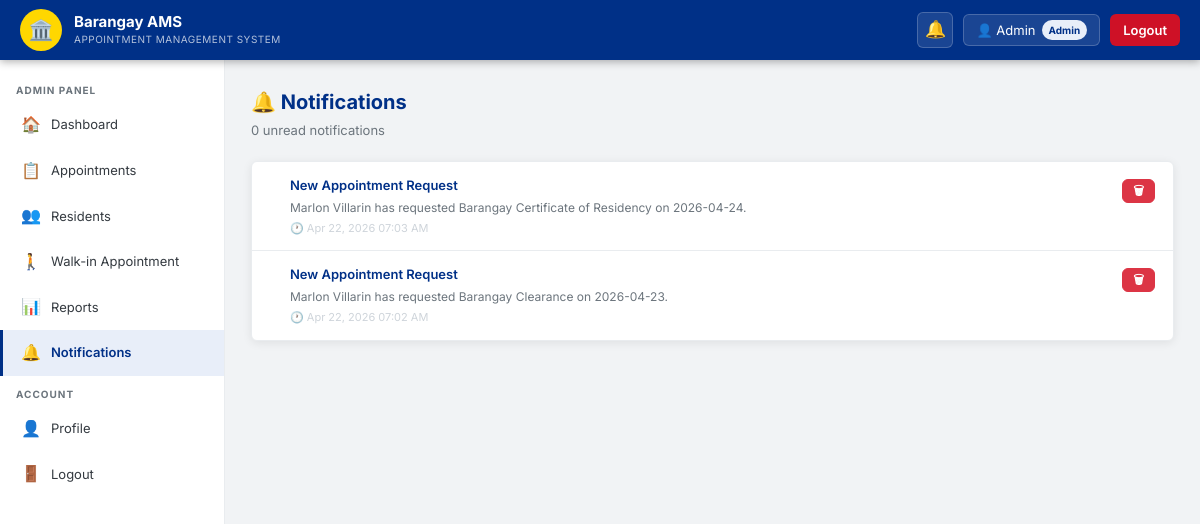
/notifications.php (signed in), run on an earlier commit of the app's database.
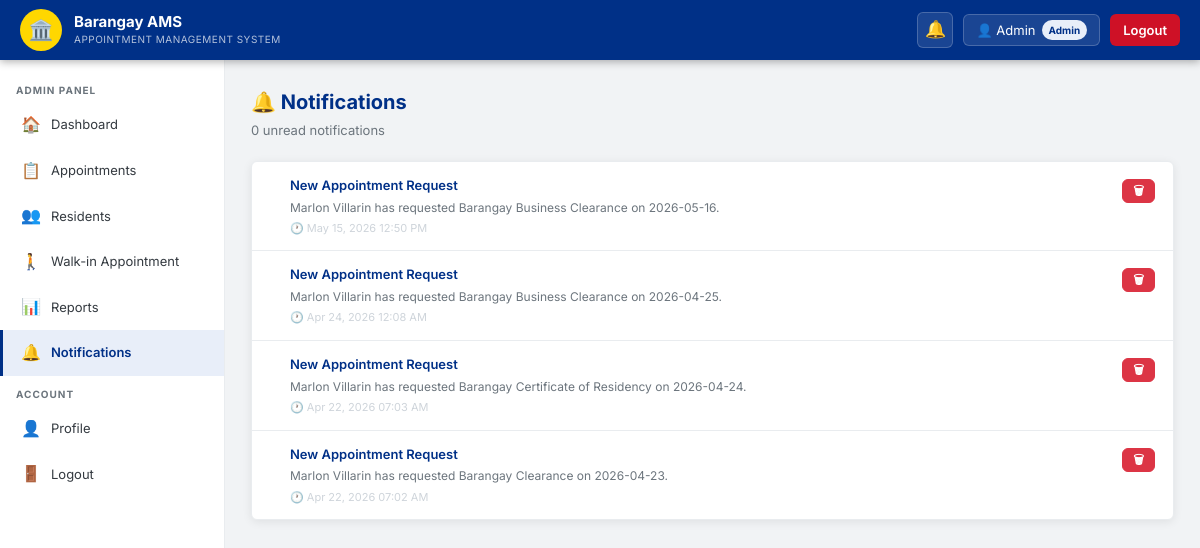
And on a later commit of the database.
### tables this page shows
CREATE TABLE `notifications` (
  `id` int(11) NOT NULL,
  `user_id` int(11) NOT NULL,
  `title` varchar(200) NOT NULL,
  `message` text NOT NULL,
  `is_read` tinyint(1) DEFAULT 0,
  `created_at` timestamp NOT NULL DEFAULT current_timestamp()
);

### includes/auth.php (called while the page is built, shortened)
<?php
function isLoggedIn()
{
    return isset($_SESSION['user_id']);
}
function isAdmin()
{
    return isset($_SESSION['role']) && $_SESSION['role'] === 'admin';
}
function e($s)
{
    return htmlspecialchars($s, ENT_QUOTES, 'UTF-8');
}

### notifications.php (the view, shortened to what this page needs)
<?php
require_once 'includes/db.php';
require_once 'includes/auth.php';
$uid = $_SESSION['user_id'];
$res = $conn->query("SELECT * FROM notifications WHERE user_id=$uid ORDER BY created_at DESC");
$notifs = $res->fetch_all(MYSQLI_ASSOC);
$unread_count = count(array_filter($notifs, fn($n) => !$n['is_read']));
?>
<?php require_once 'includes/header.php'; ?>
<div class="page-hdr">
  <div>
    <div class="page-title">🔔 Notifications</div>
    <div class="page-sub"><?= $unread_count ?> unread notification<?= $unread_count != 1 ? 's' : '' ?></div>
  </div>
</div>
<div class="card">
  <?php if (empty($notifs)): ?>
    <div style="text-align:center;padding:50px 20px;color:#6c757d;">
      <div style="font-size:48px;margin-bottom:12px;">🔔</div>
      <div style="font-weight:600;font-size:16px;color:#343a40;margin-bottom:6px;">No Notifications</div>
      <p style="font-size:13px;">You have no notifications yet.</p>
    </div>
  <?php else: ?>
    <?php foreach ($notifs as $n): ?>
      <div class="notif-item <?= !$n['is_read'] ? 'unread' : '' ?>" style="display:flex;align-items:flex-start;justify-content:space-between;gap:12px;">
        <div style="display:flex;gap:12px;align-items:flex-start;flex:1;">
          <div style="flex:1;">
            <div class="ntitle"><?= e($n['title']) ?></div>
            <div class="nmsg"><?= e($n['message']) ?></div>
            <div class="ntime">🕐 <?= date('M d, Y h:i A', strtotime($n['created_at'])) ?></div>
          </div>
        </div>
        <div style="display:flex;gap:6px;flex-shrink:0;margin-top:4px;">
          <a href="notifications.php?del=<?= $n['id'] ?>" class="btn btn-danger btn-sm"
             onclick="return confirm('Delete this notification?')" title="Delete">🗑</a>
        </div>
      </div>
    <?php endforeach; ?>
  <?php endif; ?>
</div>
<?php require_once 'includes/footer.php'; ?>

### includes/header.php (shortened to what this page needs)
<?php
$cur = basename($_SERVER['PHP_SELF']);
$isAd = strpos($_SERVER['PHP_SELF'], '/admin/') !== false;
$base = $isAd ? '../' : '';
?>
<!DOCTYPE html>
<html lang="en">
<head>
  <link rel="stylesheet" href="<?= $base ?>assets/css/style.css">
  <link rel="stylesheet" href="https://cdn.datatables.net/1.13.6/css/jquery.dataTables.min.css">
</head>
<body>
  <header class="header no-print">
    <div class="brand">
      <div class="brand-logo">🏛️</div>
      <div>
        <h1>Barangay AMS</h1>
        <small>Appointment Management System</small>
      </div>
    </div>
    <div class="hdr-right">
      <?php if (isLoggedIn()): ?>
        <a href="<?= $base ?>notifications.php" class="notif-btn" title="Notifications">
          🔔
        </a>
        <a href="<?= $base ?>profile.php" class="user-chip">
          👤 <?= e($_SESSION['name']) ?>
          <?php if (isAdmin()): ?><span class="badge badge-admin"
              style="font-size:10px;padding:2px 7px;">Admin</span><?php endif; ?>
        </a>
        <a href="<?= $base ?>logout.php" class="btn-logout">Logout</a>
      <?php endif; ?>
    </div>
  </header>
  <div class="layout">
    <nav class="sidebar no-print">
      <?php if (isAdmin()): ?>
        <div class="sidebar-section">Admin Panel</div>
        <a href="/brgy_ams/admin/index.php" class="<?= $cur === 'index.php' && $isAd ? 'active' : '' ?>"><span
            class="icon">🏠</span> Dashboard</a>
        <a href="/brgy_ams/admin/all_appointments.php" class="<?= $cur === 'all_appointments.php' ? 'active' : '' ?>">
          <span class="icon">📋</span> Appointments
        </a>
        <a href="/brgy_ams/admin/residents.php" class="<?= $cur === 'residents.php' ? 'active' : '' ?>"><span
            class="icon">👥</span> Residents</a>
        <a href="/brgy_ams/admin/walkin.php" class="<?= $cur === 'walkin.php' ? 'active' : '' ?>">
          <span class="icon">🚶</span> Walk-in Appointment</a>
        <a href="/brgy_ams/admin/reports.php" class="<?= $cur === 'reports.php' ? 'active' : '' ?>"><span
            class="icon">📊</span>
          Reports</a>
        <a href="/brgy_ams/notifications.php" class="<?= $cur === 'notifications.php' && !$isAd ? 'active' : '' ?>">
          <span class="icon">🔔</span> Notifications
        </a>
      <?php endif; ?>
      <div class="sidebar-section">Account</div>
      <a href="<?= $base ?>profile.php" class="<?= $cur === 'profile.php' ? 'active' : '' ?>"><span
          class="icon">👤</span>
        Profile</a>
      <a href="<?= $base ?>logout_confirm.php"><span class="icon">🚪</span> Logout</a>
    </nav>
    <main class="main">

### includes/footer.php (shortened to what this page needs)
</main>
</div>
</body>
</html>

### assets/css/style.css (style rules this page uses)
*, *::before, *::after { box-sizing: border-box; margin: 0; padding: 0; }
:root { --navy: #003087; --navy2: #001f5b; --gold: #FFD700; --gold2: #e6c200; --red: #CE1126; --white: #fff; --g50: #f8f9fa; --g100: #f1f3f5; --g200: #e9ecef; --g400: #ced4da; --g600: #6c757d; --g800: #343a40; --green: #198754; --blue: #0d6efd; --orange: #fd7e14; --danger: #dc3545; --shadow: 0 2px 10px rgba(0, 0, 0, .08); --r: 6px; }
body { font-family: "Inter", "Segoe UI", Arial, sans-serif; background: var(--g100); color: var(--g800); font-size: 14px; line-height: 1.6; }
a { color: var(--navy); text-decoration: none; }
.header { background: var(--navy); color: #fff; padding: 0 20px; display: flex; align-items: center; justify-content: space-between; height: 60px; box-shadow: 0 2px 8px rgba(0, 0, 0, .3); position: sticky; top: 0; z-index: 1000; }
.brand { display: flex; align-items: center; gap: 12px; }
.brand-logo { width: 42px; height: 42px; background: var(--gold); border-radius: 50%; display: flex; align-items: center; justify-content: center; font-size: 20px; flex-shrink: 0; }
.brand h1 { font-size: 15px; font-weight: 700; line-height: 1.2; }
.brand small { font-size: 10px; opacity: .7; letter-spacing: .5px; text-transform: uppercase; display: block; }
.hdr-right { display: flex; align-items: center; gap: 10px; }
.notif-btn { position: relative; background: rgba(255, 255, 255, .1); border: 1px solid rgba(255, 255, 255, .2); border-radius: var(--r); width: 36px; height: 36px; display: flex; align-items: center; justify-content: center; cursor: pointer; color: #fff; font-size: 17px; text-decoration: none; transition: background .2s; }
.user-chip { background: rgba(255, 255, 255, .1); border: 1px solid rgba(255, 255, 255, .2); border-radius: var(--r); padding: 5px 12px; color: #fff; font-size: 13px; display: flex; align-items: center; gap: 6px; text-decoration: none; }
.btn-logout { background: var(--red); border: none; border-radius: var(--r); padding: 6px 13px; color: #fff; font-size: 13px; font-weight: 600; cursor: pointer; text-decoration: none; display: inline-block; }
.layout { display: flex; min-height: calc(100vh - 60px); }
.sidebar { width: 225px; background: #fff; border-right: 1px solid var(--g200); flex-shrink: 0; padding: 12px 0; }
.sidebar-section { padding: 10px 16px 4px; font-size: 10px; font-weight: 700; text-transform: uppercase; letter-spacing: 1px; color: var(--g600); }
.sidebar a { display: flex; align-items: center; gap: 10px; padding: 10px 18px; color: var(--g800); font-size: 13px; text-decoration: none; border-left: 3px solid transparent; transition: all .15s; }
.sidebar a.active { background: #e8eef9; color: var(--navy); border-left-color: var(--navy); font-weight: 600; }
.sidebar .icon { font-size: 16px; width: 20px; text-align: center; }
.main { flex: 1; padding: 26px; overflow-y: auto; min-width: 0; }
.page-hdr { display: flex; align-items: flex-start; justify-content: space-between; margin-bottom: 20px; flex-wrap: wrap; gap: 12px; }
.page-title { font-size: 20px; font-weight: 700; color: var(--navy); margin-bottom: 2px; }
.page-sub { color: var(--g600); font-size: 13px; }
.card { background: #fff; border: 1px solid var(--g200); border-radius: var(--r); box-shadow: var(--shadow); margin-bottom: 20px; }
.btn { display: inline-flex; align-items: center; justify-content: center; gap: 6px; padding: 8px 15px; border-radius: var(--r); border: 1px solid transparent; font-size: 13px; font-weight: 600; cursor: pointer; text-decoration: none; transition: all .15s; font-family: inherit; line-height: 1; }
.btn-danger { background: var(--danger); color: #fff; border-color: var(--danger); }
.btn-sm { padding: 5px 10px; font-size: 12px; }
.badge { display: inline-flex; align-items: center; padding: 3px 9px; border-radius: 20px; font-size: 11px; font-weight: 700; white-space: nowrap; }
.badge-admin { background: #e8eef9; color: var(--navy); }
.notif-item { padding: 13px 18px; border-bottom: 1px solid var(--g200); display: flex; gap: 12px; align-items: flex-start; }
.notif-item:last-child { border-bottom: none; }
.ntitle { font-weight: 600; font-size: 13px; color: var(--navy); }
.nmsg { font-size: 12px; color: var(--g600); margin-top: 2px; }
.ntime { font-size: 11px; color: var(--g400); margin-top: 3px; }

What changed in the data, as far as the page shows it:
added notifications: title "New Appointment Request", message "Marlon Villarin has requested Barangay Business Clearance on 2026-05-16.", created_at "May 15, 2026 12:50 PM"
added notifications: title "New Appointment Request", message "Marlon Villarin has requested Barangay Business Clearance on 2026-04-25.", created_at "Apr 24, 2026 12:08 AM"
